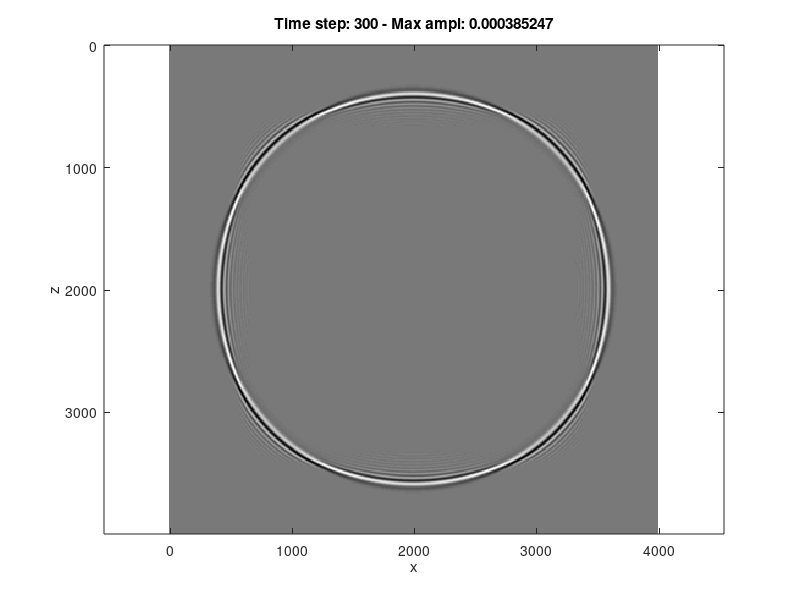

MATLAB code to generate this figure:
%%%%%%%%%%%%%%%%%%%%%%%%%%%%%%%%%%%%%%%%%%%%%%%%%%%%%%%%%%%%%%%%%%%%%%%%%%%
%%%%%%%%% authors Liang wenquan, Wang Yanfei,Yang changchun %%%%%%%%%%%%%
% Elapsed time is 20.682348 seconds.

clear
clc %%%%%%%
close all
nt=350;    % number of time steps
eps=.6;     % stability
isnap=60;    % snapshot sampling

nx=400;
nz=400;

v=ones(nz,nx)*2800;
v(1:nz/2,:)=2800;

p=zeros([nz nx]); pboundarynew=p;pdan=p;
dx=10;  %calculate space increment
h=dx;
x=(0:(nx-1))*dx;
z=(0:(nz-1))*dx;  % initialize space coordinates
dt=0.002; % calculate time step from stability criterion
tau=dt;
r2=v.*v.*dt*dt/dx/dx;

f0=160;
t=(1:nt)*dt;
t0=4/f0;                       % initialize time axis
src=10^6*exp(-f0^2*(t-t0).*(t-t0));              % source time function
src=-diff((src))/dx^2;				% time derivative to obtain gaussian


seis_record=zeros(nt,nx);
p=zeros([nz nx]); pnew=p; pold=p;
d2px=p;
d2pz=p;

% Source location
zs=nz/2;
xs=nx/2;

h=dx;
r=v*dt/h;

for loop=1:1
    tic
    
    p=zeros([nz nx]); Vx=p; Vz=p;
    
    coeff=[ 1.3117, -0.154858, 0.0463066, -0.0165547, 0.00571777, -0.00159442, 0.000255275];
    for it=1:nt-2,
        
        d2px11=Vx-circshift(Vx,[0 1]);
        d2px12=(circshift(Vx,[0 -1])-circshift(Vx,[0 2]));
        d2px13=(circshift(Vx,[0 -2])-circshift(Vx,[0 3]));
        d2px14=(circshift(Vx,[0 -3])-circshift(Vx,[0 4]));
        d2px15=(circshift(Vx,[0 -4])-circshift(Vx,[0 5]));
        d2px16=(circshift(Vx,[0 -5])-circshift(Vx,[0 6]));
        d2px17=(circshift(Vx,[0 -6])-circshift(Vx,[0 7]));
        
        %two point in Vz, six point in staggered grid FD
%         addPoint=(circshift(Vx,[-1 0])-circshift(Vx,[-1 1]));
%         addPoint=addPoint+(circshift(Vx,[1 0])-circshift(Vx,[1 1]));
        
        d2pz11=Vz-circshift(Vz,[1 0]);
        d2pz12=(circshift(Vz,[-1 0])-circshift(Vz,[2 0]));
        d2pz13=(circshift(Vz,[-2 0])-circshift(Vz,[3 0]));
        d2pz14=(circshift(Vz,[-3 0])-circshift(Vz,[4 0]));
        d2pz15=(circshift(Vz,[-4 0])-circshift(Vz,[5 0]));
        d2pz16=(circshift(Vz,[-5 0])-circshift(Vz,[6 0]));
        d2pz17=(circshift(Vz,[-6 0])-circshift(Vz,[7 0]));
      
        d2px=coeff(1)*d2px11+coeff(2)*d2px12+coeff(3)*d2px13+coeff(4)*d2px14+coeff(5)*d2px15+coeff(6)*d2px16...
            +coeff(7)*d2px17;
        d2pz=coeff(1)*d2pz11+coeff(2)*d2pz12+coeff(3)*d2pz13+coeff(4)*d2pz14+coeff(5)*d2pz15+coeff(6)*d2pz16...
            +coeff(7)*d2pz17;
        
        p=p-dt*v.^2.*(d2px+d2pz)/h;
        p(zs,xs)= p(zs,xs)+src(it)*dt^2;
        
        
        d2px1=(circshift(p,[0 -1])-circshift(p,[0 0]));
        %         d2pz2=(circshift(p,[0 -2])-circshift(p,[0 1]));
        %         d2pz3=(circshift(p,[0 -3])-circshift(p,[0 2]));
        %         d2pz4=(circshift(p,[0 -4])-circshift(p,[0 3]));
        %         d2pz5=(circshift(p,[0 -5])-circshift(p,[0 4]));
        %         d2pz6=(circshift(p,[0 -6])-circshift(p,[0 5]));
        %         d2pz7=(circshift(p,[0 -7])-circshift(p,[0 6]));
        
        
        
        d2pz1=(circshift(p,[-1])-circshift(p,[0]));
        %         d2px2=(circshift(p,[-2])-circshift(p,[1]));
        %         d2px3=(circshift(p,[-3])-circshift(p,[2]));
        %         d2px4=(circshift(p,[-4])-circshift(p,[3]));
        %         d2px5=(circshift(p,[-5])-circshift(p,[4]));
        %         d2px6=(circshift(p,[-6])-circshift(p,[5]));
        %         d2px7=(circshift(p,[-7])-circshift(p,[6]));
        %            d2px=coeff(1)*d2px1+coeff(2)*d2px2+coeff(3)*d2px3+coeff(4)*d2px4+coeff(5)*d2px5+coeff(6)*d2px6...
        %             +coeff(7)*d2px7;
        %         d2pz=coeff(1)*d2pz1+coeff(2)*d2pz2+coeff(3)*d2pz3+coeff(4)*d2pz4+coeff(5)*d2pz5+coeff(6)*d2pz6...
        %             +coeff(7)*d2pz7;
        
        
        Vx=Vx-dt*d2px1/h;
        Vz=Vz-dt*d2pz1/h;
        
%         [Vx,Vz]=spongeABC(Vx,Vz,nx,nz,45,45,0.009);
        if rem(it,isnap)== 0,
            imagesc(x,z,p), axis equal
            colormap gray
            xlabel('x'),ylabel('z')
            title(sprintf(' Time step: %i - Max ampl: %g ',it,max(max(p))))
            drawnow
        end
        
        a(it)=p(nz/2-13,nx/2);
        b(it)=p(nz/2+13,nx/2);
        
        seis_record(it,:)=p(60,:);
        if it==500
            pp1=p;
        elseif it==1000
            pp2=p;
        elseif it==1500
            pp3=p;
        elseif it==2000
            pp4=p;
        elseif it==2500
            pp5=p;
        end
        
    end
    
end
toc


save('figure3a.mat')